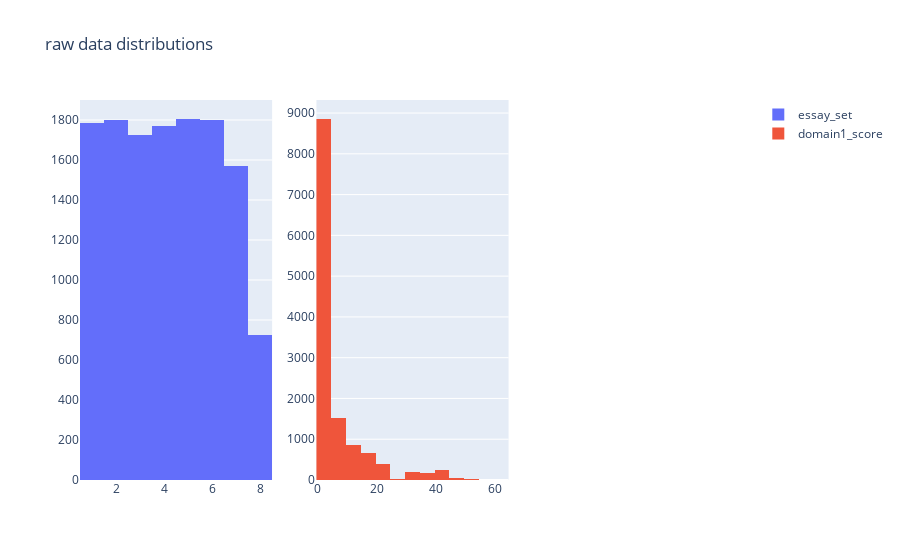

The notebook cell saved with this chart:
### Code cell
fig = make_subplots(rows=1, cols=3)
fig.add_trace(go.Histogram(x=training_data["essay_set"], nbinsx=8, name='essay_set'), row=1, col=1)
fig.add_trace(go.Histogram(x=training_data["domain1_score"], nbinsx=20, name='domain1_score'), row=1, col=2)
fig.update_layout(title_text='raw data distributions')
fig.show()

### Figure 1 — Plotly figure (JSON) as saved in the notebook; plotly's stock layout.template omitted (floating-point values rounded to 4 significant figures; data arrays with more than 128 entries replaced by an {"elided": "..."} marker saying what was removed)
{"data": [{"name": "essay_set", "nbinsx": 8, "type": "histogram", "x": {"elided": "12978 int values"}, "xaxis": "x", "yaxis": "y"}, {"name": "domain1_score", "nbinsx": 20, "type": "histogram", "x": {"elided": "12978 int values"}, "xaxis": "x2", "yaxis": "y2"}], "layout": {"title": {"text": "raw data distributions"}, "xaxis": {"anchor": "y", "domain": [0, 0.2889]}, "xaxis2": {"anchor": "y2", "domain": [0.3556, 0.6444]}, "xaxis3": {"anchor": "y3", "domain": [0.7111, 1]}, "yaxis": {"anchor": "x", "domain": [0, 1]}, "yaxis2": {"anchor": "x2", "domain": [0, 1]}, "yaxis3": {"anchor": "x3", "domain": [0, 1]}}}
